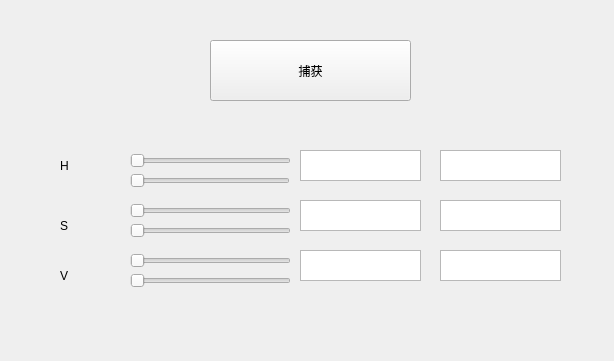
<?xml version="1.0" encoding="UTF-8"?>
<ui version="4.0">
 <class>color</class>
 <widget class="QWidget" name="color">
  <property name="geometry">
   <rect>
    <x>0</x>
    <y>0</y>
    <width>614</width>
    <height>361</height>
   </rect>
  </property>
  <property name="windowTitle">
   <string>Form</string>
  </property>
  <widget class="QPushButton" name="capButton">
   <property name="geometry">
    <rect>
     <x>210</x>
     <y>40</y>
     <width>201</width>
     <height>61</height>
    </rect>
   </property>
   <property name="text">
    <string>捕获</string>
   </property>
  </widget>
  <widget class="QLabel" name="label">
   <property name="geometry">
    <rect>
     <x>60</x>
     <y>150</y>
     <width>31</width>
     <height>31</height>
    </rect>
   </property>
   <property name="text">
    <string>H</string>
   </property>
  </widget>
  <widget class="QLabel" name="label_2">
   <property name="geometry">
    <rect>
     <x>60</x>
     <y>210</y>
     <width>31</width>
     <height>31</height>
    </rect>
   </property>
   <property name="text">
    <string>S</string>
   </property>
  </widget>
  <widget class="QLabel" name="label_3">
   <property name="geometry">
    <rect>
     <x>60</x>
     <y>260</y>
     <width>31</width>
     <height>31</height>
    </rect>
   </property>
   <property name="text">
    <string>V</string>
   </property>
  </widget>
  <widget class="QSlider" name="smallHslider">
   <property name="geometry">
    <rect>
     <x>130</x>
     <y>150</y>
     <width>161</width>
     <height>22</height>
    </rect>
   </property>
   <property name="maximum">
    <number>255</number>
   </property>
   <property name="orientation">
    <enum>Qt::Horizontal</enum>
   </property>
  </widget>
  <widget class="QSlider" name="largeHslider">
   <property name="geometry">
    <rect>
     <x>130</x>
     <y>170</y>
     <width>160</width>
     <height>22</height>
    </rect>
   </property>
   <property name="maximum">
    <number>255</number>
   </property>
   <property name="orientation">
    <enum>Qt::Horizontal</enum>
   </property>
  </widget>
  <widget class="QSlider" name="smallSslider">
   <property name="geometry">
    <rect>
     <x>130</x>
     <y>200</y>
     <width>161</width>
     <height>22</height>
    </rect>
   </property>
   <property name="maximum">
    <number>255</number>
   </property>
   <property name="orientation">
    <enum>Qt::Horizontal</enum>
   </property>
  </widget>
  <widget class="QSlider" name="largeSslider_2">
   <property name="geometry">
    <rect>
     <x>130</x>
     <y>220</y>
     <width>161</width>
     <height>22</height>
    </rect>
   </property>
   <property name="maximum">
    <number>255</number>
   </property>
   <property name="orientation">
    <enum>Qt::Horizontal</enum>
   </property>
  </widget>
  <widget class="QSlider" name="smallVslider">
   <property name="geometry">
    <rect>
     <x>130</x>
     <y>250</y>
     <width>161</width>
     <height>22</height>
    </rect>
   </property>
   <property name="maximum">
    <number>255</number>
   </property>
   <property name="orientation">
    <enum>Qt::Horizontal</enum>
   </property>
  </widget>
  <widget class="QSlider" name="largeVslider">
   <property name="geometry">
    <rect>
     <x>130</x>
     <y>270</y>
     <width>161</width>
     <height>22</height>
    </rect>
   </property>
   <property name="maximum">
    <number>255</number>
   </property>
   <property name="orientation">
    <enum>Qt::Horizontal</enum>
   </property>
  </widget>
  <widget class="QPlainTextEdit" name="smallHtext">
   <property name="geometry">
    <rect>
     <x>300</x>
     <y>150</y>
     <width>121</width>
     <height>31</height>
    </rect>
   </property>
  </widget>
  <widget class="QPlainTextEdit" name="largeHtext">
   <property name="geometry">
    <rect>
     <x>440</x>
     <y>150</y>
     <width>121</width>
     <height>31</height>
    </rect>
   </property>
  </widget>
  <widget class="QPlainTextEdit" name="smallStext">
   <property name="geometry">
    <rect>
     <x>300</x>
     <y>200</y>
     <width>121</width>
     <height>31</height>
    </rect>
   </property>
  </widget>
  <widget class="QPlainTextEdit" name="largeStext">
   <property name="geometry">
    <rect>
     <x>440</x>
     <y>200</y>
     <width>121</width>
     <height>31</height>
    </rect>
   </property>
  </widget>
  <widget class="QPlainTextEdit" name="smallVtext">
   <property name="geometry">
    <rect>
     <x>300</x>
     <y>250</y>
     <width>121</width>
     <height>31</height>
    </rect>
   </property>
  </widget>
  <widget class="QPlainTextEdit" name="largeVtext">
   <property name="geometry">
    <rect>
     <x>440</x>
     <y>250</y>
     <width>121</width>
     <height>31</height>
    </rect>
   </property>
  </widget>
 </widget>
 <resources/>
 <connections>
  <connection>
   <sender>smallHslider</sender>
   <signal>actionTriggered(int)</signal>
   <receiver>color</receiver>
   <slot>smallH()</slot>
   <hints>
    <hint type="sourcelabel">
     <x>160</x>
     <y>154</y>
    </hint>
    <hint type="destinationlabel">
     <x>86</x>
     <y>134</y>
    </hint>
   </hints>
  </connection>
  <connection>
   <sender>largeHslider</sender>
   <signal>actionTriggered(int)</signal>
   <receiver>color</receiver>
   <slot>largeH()</slot>
   <hints>
    <hint type="sourcelabel">
     <x>193</x>
     <y>184</y>
    </hint>
    <hint type="destinationlabel">
     <x>39</x>
     <y>176</y>
    </hint>
   </hints>
  </connection>
  <connection>
   <sender>smallSslider</sender>
   <signal>actionTriggered(int)</signal>
   <receiver>color</receiver>
   <slot>smallS()</slot>
   <hints>
    <hint type="sourcelabel">
     <x>208</x>
     <y>208</y>
    </hint>
    <hint type="destinationlabel">
     <x>25</x>
     <y>221</y>
    </hint>
   </hints>
  </connection>
  <connection>
   <sender>largeSslider_2</sender>
   <signal>actionTriggered(int)</signal>
   <receiver>color</receiver>
   <slot>lrageS()</slot>
   <hints>
    <hint type="sourcelabel">
     <x>208</x>
     <y>236</y>
    </hint>
    <hint type="destinationlabel">
     <x>18</x>
     <y>254</y>
    </hint>
   </hints>
  </connection>
  <connection>
   <sender>smallVslider</sender>
   <signal>actionTriggered(int)</signal>
   <receiver>color</receiver>
   <slot>smallV()</slot>
   <hints>
    <hint type="sourcelabel">
     <x>230</x>
     <y>256</y>
    </hint>
    <hint type="destinationlabel">
     <x>34</x>
     <y>302</y>
    </hint>
   </hints>
  </connection>
  <connection>
   <sender>largeVslider</sender>
   <signal>valueChanged(int)</signal>
   <receiver>color</receiver>
   <slot>largeV()</slot>
   <hints>
    <hint type="sourcelabel">
     <x>267</x>
     <y>283</y>
    </hint>
    <hint type="destinationlabel">
     <x>388</x>
     <y>304</y>
    </hint>
   </hints>
  </connection>
  <connection>
   <sender>capButton</sender>
   <signal>clicked()</signal>
   <receiver>color</receiver>
   <slot>capture()</slot>
   <hints>
    <hint type="sourcelabel">
     <x>365</x>
     <y>85</y>
    </hint>
    <hint type="destinationlabel">
     <x>325</x>
     <y>118</y>
    </hint>
   </hints>
  </connection>
 </connections>
 <slots>
  <slot>open()</slot>
  <slot>capture()</slot>
  <slot>smallH()</slot>
  <slot>largeH()</slot>
  <slot>smallS()</slot>
  <slot>lrageS()</slot>
  <slot>smallV()</slot>
  <slot>largeV()</slot>
 </slots>
</ui>
